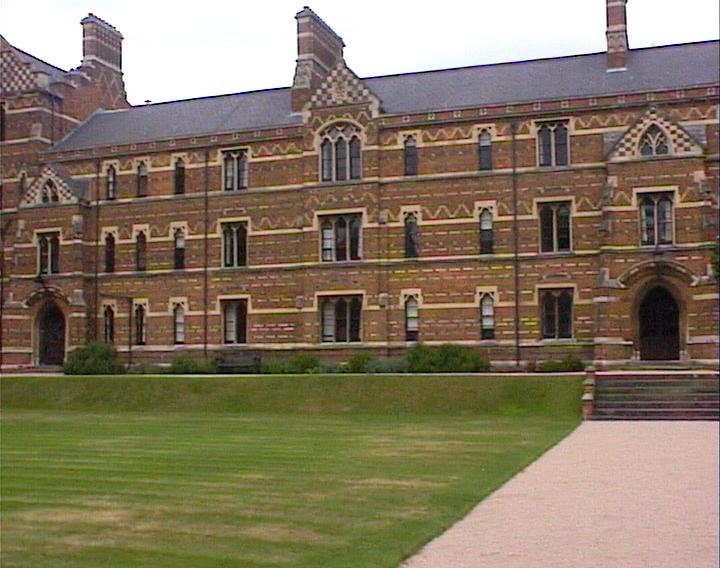
%> input picture TP_2/regression_data/keble_a.jpg, 720 x 568 px
$ octave TP2_Regression_et_choix.m   (GNU Octave 9; MATLAB toolbox functions it lacks are replaced by stand-ins)
%> lines starting %> are read from the running program, lines starting %| are printed output that depends on the picture
### TP_2/regression_data/vgg_warp_H.m
function nim = vgg_warp_H(im, H, interp_mode, bbox_mode, verbose)

% function nim = vgg_warp_H(im, H, interp_mode, bbox_mode);
%
% Image warping under plane homography.
%
% NEWIMAGE = VGG_WARP_H(IMAGE,HOMOGRAPHY) returns an interpolated warp of
% IMAGE under HOMOGRAPHY.  RGB or intensity images are supported, image
% can be uint8 or double. NEWIMAGE is the same type as IMAGE.
%
% NI = VGG_WARP_H(I,H, INTERP) changes the interpolation type ('nearest',
% 'linear' or 'cubic' as in INTERP2).
%
% NI = VGG_WARP_H(I,H, INTERP, BBOX) passes a new bounding box for the
% output image.  It can be one of:
% 'fit'             Bounding box of transformed image corners [default]
% 'img'             Same size as input image
% [X1, X2, Y1, Y2]  User-specified.
%
% NI = VGG_WARP_H(I,H, INTERP, BBOX, verbose) prints out things if verbose==1.
%
% See also INTERP2

% Author: David Liebovitz, Oxford RRG, dl@robots.ox.ac.uk
% Date:  Nov 1, 1999
% simplified by T.Werner 2002

[m,n,l] = size(im);

% Make output image be the same class as input image
switch class(im)
 case 'double',  nim = double([]);
 case 'uint8',  nim = uint8([]);
end

if nargin<5
  verbose = 0;
end

% Assign default args
if nargin < 3
  interp_mode = 'linear';
end

if nargin < 4
  bbox_mode = 'img';
end

% Construct bb from bbox_mode
if isstr(bbox_mode)
  switch bbox_mode
  case 'fit'
    % Make bbox big enough to contain H * image_bbox
    y = H*[[1;1;1], [1;m;1], [n;m;1] [n;1;1]];
    y(1,:) = y(1,:)./y(3,:);
    y(2,:) = y(2,:)./y(3,:);
    bb = [
      ceil(min(y(1,:)));
      ceil(max(y(1,:)));
      ceil(min(y(2,:)));
      ceil(max(y(2,:)));
      ];
  case 'img'
    % Make bbox same size as image
    bb = [1 n 1 m];
  otherwise
    error('bbox_mode should be fit/img ');
  end
else % It's a matrix: bbox_mode IS the bbox
  if size(bbox_mode) ~= [1 4]
    error('bbox should be fit/img/[xmin xmax ymin ymax]')
  end
  bb = bbox_mode;
  if (bb(2) <= bb(1)) | (bb(4) <= bb(3))
    error('bbox should be [xmin xmax ymin ymax]')
  end
end

bb_xmin = bb(1);
bb_xmax = bb(2);
bb_ymin = bb(3);
bb_ymax = bb(4);

[U,V] = meshgrid(bb_xmin:bb_xmax,bb_ymin:bb_ymax);
[nrows, ncols] = size(U);

Hi = inv(H);

if 1
  % A Bit faster
  u = U(:);
  v = V(:);
  x1 = Hi(1,1) * u + Hi(1,2) * v + Hi(1,3);
  y1 = Hi(2,1) * u + Hi(2,2) * v + Hi(2,3);
  w1 = 1./(Hi(3,1) * u + Hi(3,2) * v + Hi(3,3));
  U(:) = x1 .* w1;
  V(:) = y1 .* w1;
end

% do linear interpolation
if 1
    if l == 3
        nim(nrows, ncols, 3) = 1;
        locprintf(verbose, 2, '[R ');
        nim(:,:,1) = interp2(im(:,:,1),U,V,interp_mode);
        locprintf(verbose, 2, 'G ');
        nim(:,:,2) = interp2(im(:,:,2),U,V,interp_mode);
        locprintf(verbose, 2, 'B] ');
        nim(:,:,3) = interp2(im(:,:,3),U,V,interp_mode);
    else
        nim(nrows, ncols) = 1;
        nim(:,:) = interp2(im(:,:),U,V,interp_mode,10);
    end
end

return

%%%%%%%%%

function locprintf(verbose,min_verb,varargin)
if verbose >= min_verb
  fprintf(varargin{:});
end
return

### TP_2/regression_data/TP2_Regression_et_choix.m
%image Ia et Ib
global Ia = double(imread('keble_a.jpg'));
global Ib = double(imread('keble_b.jpg'));

%points choisis sur les 2 images
rx1 = [[590 369 1] [0 0 0] [-299*590 -299*369 -299]];
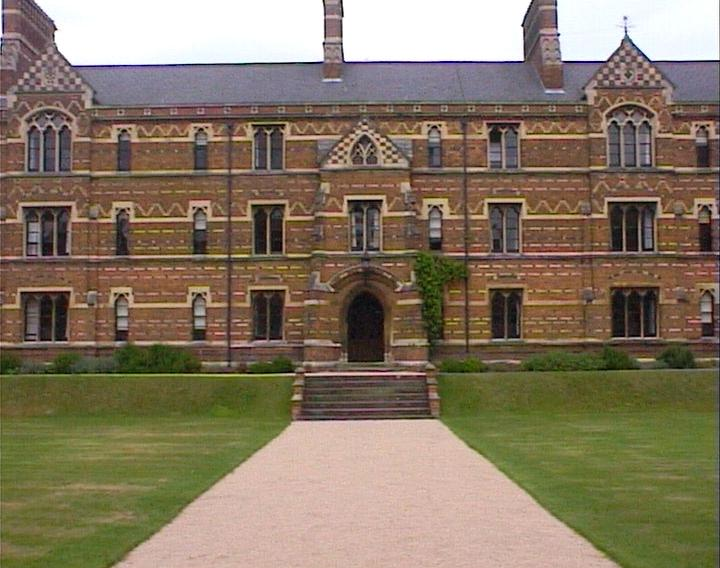
%> input picture TP_2/regression_data/keble_b.jpg, 720 x 568 px
%> rx1 = [590 369 1 0 0 0 -176410 -110331 -299]
ry1 = [[0 0 0] [590 369 1] [-364*590 -364*369 -364]];

rx2 = [[405 295 1] [0 0 0] [-115*405 -115*295 -115]];
ry2 = [[0 0 0] [405 295 1] [-293*405 -293*295 -293]];

rx3 = [[652 112 1] [0 0 0] [-364*652 -364*112 -364]];
ry3 = [[0 0 0] [652 112 1] [-123*652 -123*112 -123]];

rx4 = [[340 92 1] [0 0 0] [-49*340 -49*92 -49]];
ry4 = [[0 0 0] [340 92 1] [-77*340 -77*92 -77]];

M = [rx1;ry1;rx2;ry2;rx3;ry3;rx4;ry4]
%> M = [590 369 1 0 0 0 -176410 -110331 -299; 0 0 0 590 369 1 -214760 -134316 -364; 405 295 1 0 0 0 -46575 -33925 -115; 0 0 0 405 295 1 -118665 -86435 -293; 652 112 1 0 0 0 -237328 -40768 -364; 0 0 0 652 112 1 -80196 -13776 -123; 340 92 1 0 0 0 -16660 -4508 -49; 0 0 0 340 92 1 -26180 -7084 -77]

[U,S,V] = svd(M);
%> U = [0.473 0.288 0.527 -0.134 0.441 0.174 0.411 0.0645; 0.576 0.351 -0.362 0.246 0.0227 0.252 -0.518 0.147; 0.13 0.128 0.351 -0.506 -0.0716 -0.537 -0.538 -0.0639; 0.33 0.326 -0.236 0.0221 -0.521 -0.383 0.469 -0.301; 0.531 -0.774 0.176 0.223 -0.151 -0.124 -0.0107 0.0258; 0.179 -0.261 -0.522 -0.56 0.386 0.0909 0.0721 -0.389; 0.0389 -0.0366 0.206 -0.408 -0.588 0.658 -0.0496 -0.0852; 0.0611 -0.0574 -0.258 -0.367 -0.105 -0.122 0.213 0.849]; S = [436982.2 0 0 0 0 0 0 0 0; 0 83773.5 0 0 0 0 0 0 0; 0 0 1070.3 0 0 0 0 0 0; 0 0 0 485.3 0 0 0 0 0; 0 0 0 0 163.1 0 0 0 0; 0 0 0 0 0 73.04 0 0 0; 0 0 0 0 0 0 40.58 0 0; 0 0 0 0 0 0 0 0.312 0]; V = [0.00158 -0.00352 0.596 -0.571 -0.413 0.384 0.0203 0.000816 -0.00332; 0.000631 0.000645 0.314 -0.435 0.433 -0.652 -0.315 0.000778 9.35e-05; 2.68e-06 -4.71e-06 0.00118 -0.0017 -0.00227 0.00234 -0.00461 -0.189 0.982; 0.0014 0.00178 -0.689 -0.692 0.113 0.156 0.0987 -0.00187 -0.000379; 0.000768 0.00228 -0.267 0.00185 -0.685 -0.288 -0.614 0.0023 -0.00302; 2.62e-06 4.27e-06 -0.00129 -0.00136 -0.00133 -0.00221 0.00583 0.982 0.189; -0.904 0.428 0.00155 -0.00226 -0.00139 0.000309 0.00119 -8.55e-06 -1.27e-06; -0.428 -0.904 -0.00339 -0.000517 -0.00027 -0.00227 -0.00106 7.05e-07 -3.85e-08; -0.00157 -4.84e-05 0.0123 0.0783 0.4 0.565 -0.717 0.00666 -0.00239]
V0 = transpose(V(:,end));
%> V0 = [-0.00332 9.35e-05 0.982 -0.000379 -0.00302 0.189 -1.27e-06 -3.85e-08 -0.00239]

%matrice de l'homographie
H = [ [V0(1:3)] ; [V0(4:6)] ; [V0(7:9)] ];
%> H = [-0.00332 9.35e-05 0.982; -0.000379 -0.00302 0.189; -1.27e-06 -3.85e-08 -0.00239]

%coins de l'image (on suppose 2 images de même dimension)
A = [0;0;1];
B = [size(Ia,2);0;1];
C = [size(Ia,2);size(Ia,1);1];
D = [0;size(Ia,1);1];

%coins de l'image par l'homographie
A2 = H*A;
%> A2 = [0.982; 0.189; -0.00239]
B2 = H*B;
%> B2 = [-1.41; -0.0843; -0.0033]
C2 = H*C;
%> C2 = [-1.36; -1.8; -0.00333]
D2 = H*D;
%> D2 = [1.04; -1.52; -0.00241]

%calcul des min et max des coins de l'image totale
Points = [A2/A2(3) B2/B2(3) C2/C2(3) D2/D2(3) A B C D];
%> Points = [-410.5 426.5 407.7 -428.8 0 720 720 0; -78.94 25.53 540.4 631.4 0 0 568 568; 1 1 1 1 1 1 1 1]

X1 = min(Points(1,:));
%> X1 = -428.8
X2 = max(Points(1,:));
%> X2 = 720
Y1 = min(Points(2,:));
%> Y1 = -78.94
Y2 = max(Points(2,:));
%> Y2 = 631.4

%calcul de l'image transformée
Ima1 = vgg_warp_H(Ia, H, 'linear',[X1, X2, Y1, Y2]);
%> in vgg_warp_H, `bb = bbox_mode;`: bb = [-428.8 720 -78.94 631.4]
%> in vgg_warp_H, `bb_xmin = bb(1);`: bb_xmin = -428.8
%> in vgg_warp_H, `bb_xmax = bb(2);`: bb_xmax = 720
%> in vgg_warp_H, `bb_ymin = bb(3);`: bb_ymin = -78.94
%> in vgg_warp_H, `bb_ymax = bb(4);`: bb_ymax = 631.4
%> in vgg_warp_H, `Hi = inv(H);`: Hi = [-259.5 -6.68 -107083; 41.21 -330.2 -9147.7; 0.137 0.00885 -361.2]
%> in vgg_warp_H, `U(:) = x1 .* w1;`:
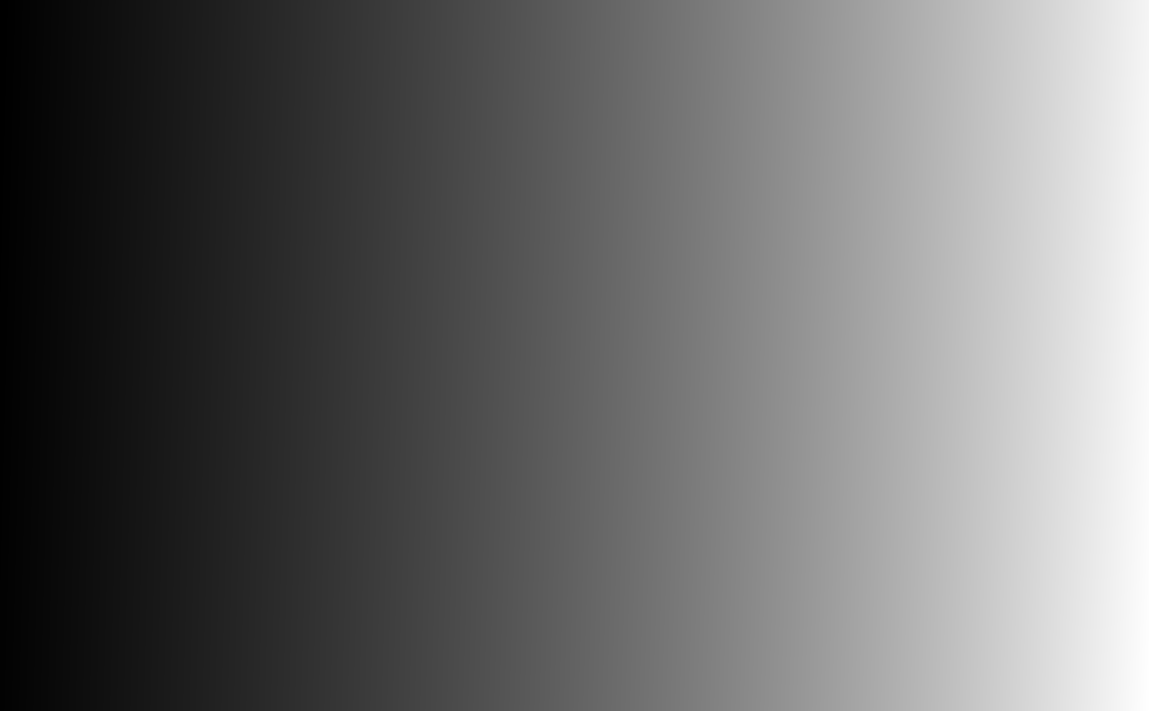
%> U: size 711x1149 double; min -11.28, max 1157.8, mean 475.7; drawn with min black and max white
%> in vgg_warp_H, `nim(:,:,1) = interp2(im(:,:,1),U,V,interp_mode);`: nim: size 711x1149x3 double; 12.5% of the values are NaN or infinite; the others: min 0, max 255, mean 30.98
%> in vgg_warp_H, `nim(:,:,2) = interp2(im(:,:,2),U,V,interp_mode);`: nim: size 711x1149x3 double; 24.99% of the values are NaN or infinite; the others: min 0, max 255, mean 68.95
%> in vgg_warp_H, `nim(:,:,3) = interp2(im(:,:,3),U,V,interp_mode);`: nim: size 711x1149x3 double; 37.49% of the values are NaN or infinite; the others: min 0, max 255, mean 114.5
Imb1 = vgg_warp_H(Ib, eye(3), 'linear',[X1, X2, Y1, Y2]);
%> call 2 of vgg_warp_H, with H = [1 0 0; 0 1 0; 0 0 1], interp_mode = 'linear', bbox_mode = [-428.8 720 -78.94 631.4]
%> in vgg_warp_H (call 2), `U(:) = x1 .* w1;`:
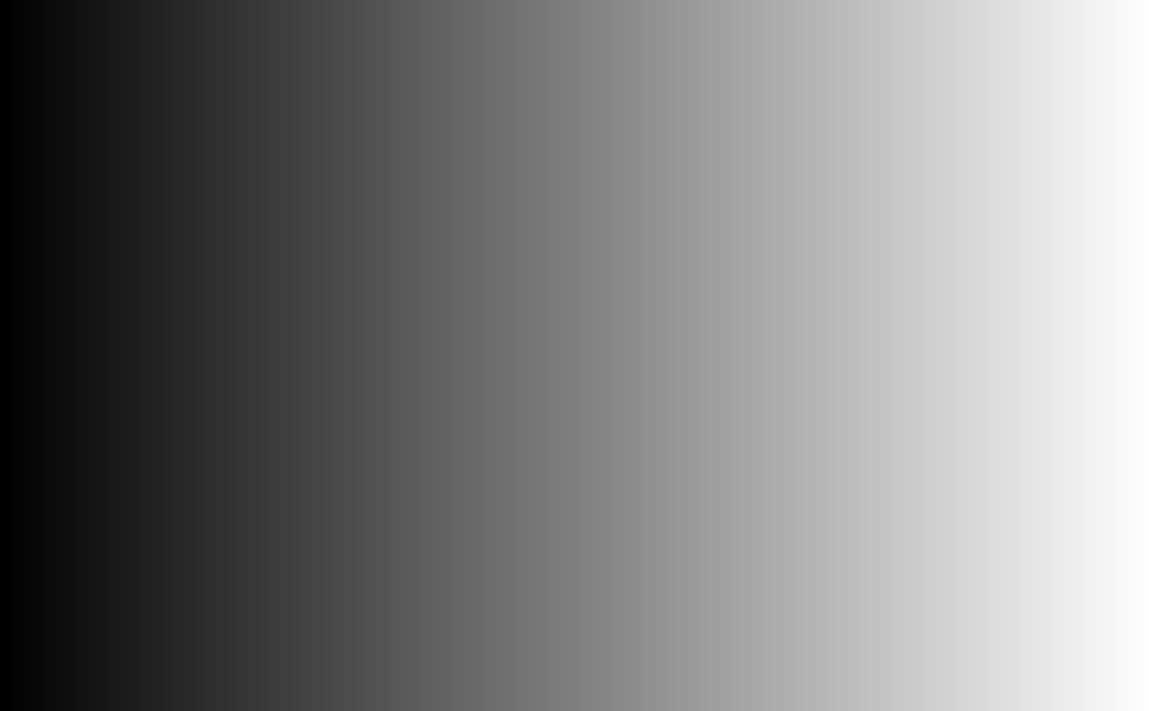
%> U: size 711x1149 double; min -428.8, max 719.2, mean 145.2; drawn with min black and max white
%> in vgg_warp_H (call 2), `V(:) = y1 .* w1;`:
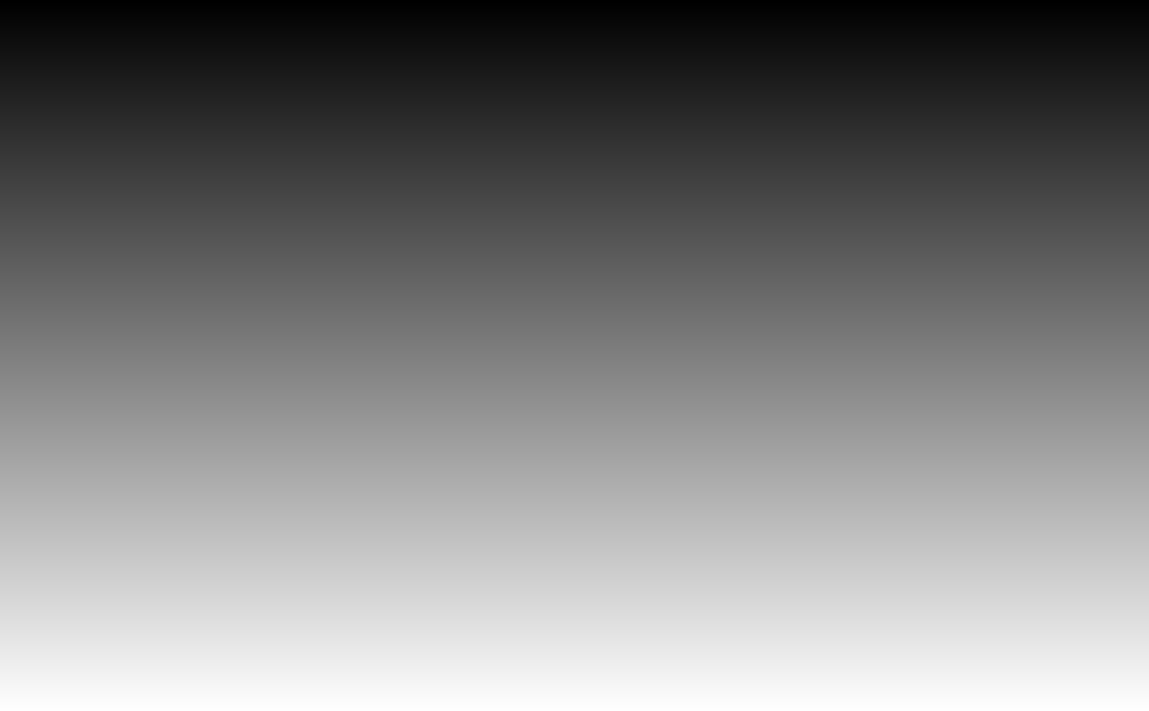
%> V: size 711x1149 double; min -78.94, max 631.1, mean 276.1; drawn with min black and max white
%> in vgg_warp_H (call 2), `nim(:,:,1) = interp2(im(:,:,1),U,V,interp_mode);`: nim: size 711x1149x3 double; 16.7% of the values are NaN or infinite; the others: min 0, max 255, mean 26.58
%> in vgg_warp_H (call 2), `nim(:,:,2) = interp2(im(:,:,2),U,V,interp_mode);`: nim: size 711x1149x3 double; 33.4% of the values are NaN or infinite; the others: min 0, max 255, mean 62.93
%> in vgg_warp_H (call 2), `nim(:,:,3) = interp2(im(:,:,3),U,V,interp_mode);`: nim: size 711x1149x3 double; 50.1% of the values are NaN or infinite; the others: min 0, max 255, mean 116.8

Ima2 = vgg_warp_H(Ia, eye(3), 'linear',[X1, X2, Y1, Y2]);
%> in vgg_warp_H (call 3), `nim(:,:,1) = interp2(im(:,:,1),U,V,interp_mode);`: nim: size 711x1149x3 double; 16.7% of the values are NaN or infinite; the others: min 0, max 255, mean 26.42
%> in vgg_warp_H (call 3), `nim(:,:,2) = interp2(im(:,:,2),U,V,interp_mode);`: nim: size 711x1149x3 double; 33.4% of the values are NaN or infinite; the others: min 0, max 255, mean 62.83
%> in vgg_warp_H (call 3), `nim(:,:,3) = interp2(im(:,:,3),U,V,interp_mode);`: nim: size 711x1149x3 double; 50.1% of the values are NaN or infinite; the others: min 0, max 255, mean 116.4
Imb2 = vgg_warp_H(Ib, inv(H), 'linear',[X1, X2, Y1, Y2]);
%> call 4 of vgg_warp_H, with interp_mode = 'linear', bbox_mode = [-428.8 720 -78.94 631.4]
%> in vgg_warp_H (call 4), `Hi = inv(H);`: Hi has the same summary as H outside vgg_warp_H
%> in vgg_warp_H (call 4), `U(:) = x1 .* w1;`:
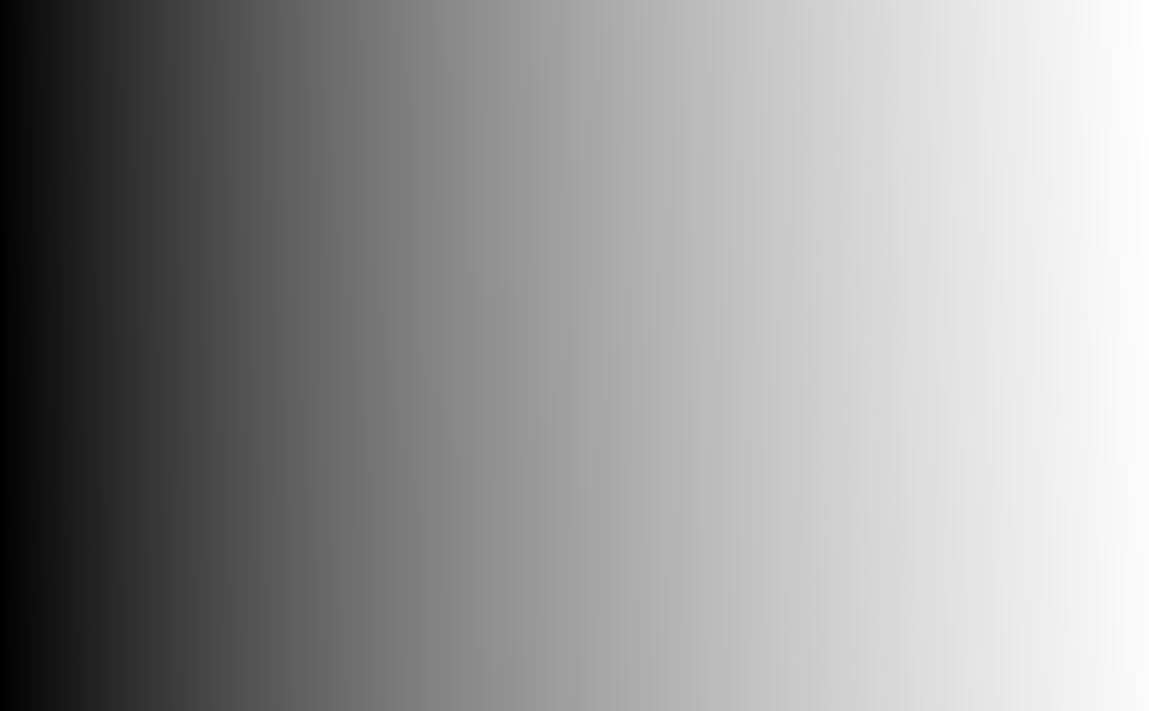
%> U: size 711x1149 double; min -1315.8, max 428.5, mean -281.5; drawn with min black and max white
%> in vgg_warp_H (call 4), `V(:) = y1 .* w1;`:
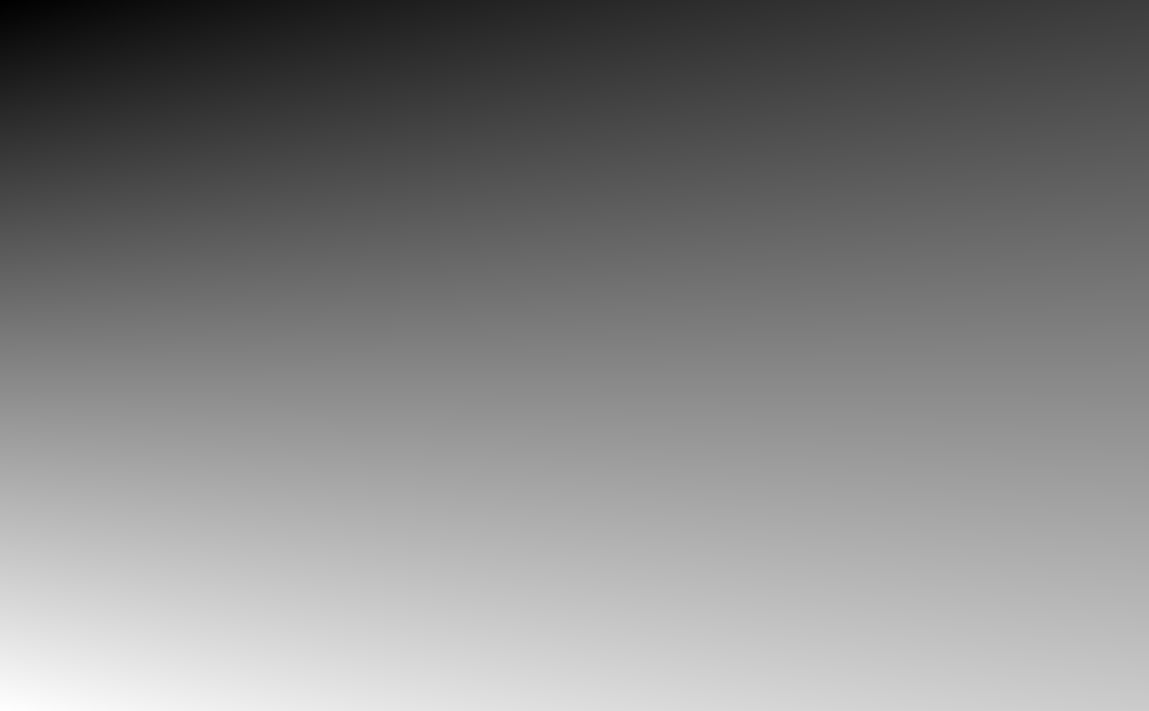
%> V: size 711x1149 double; min -319.3, max 828.2, mean 268.5; drawn with min black and max white
%> in vgg_warp_H (call 4), `nim(:,:,1) = interp2(im(:,:,1),U,V,interp_mode);`: nim: size 711x1149x3 double; 23.58% of the values are NaN or infinite; the others: min 0, max 255, mean 17.6
%> in vgg_warp_H (call 4), `nim(:,:,2) = interp2(im(:,:,2),U,V,interp_mode);`: nim: size 711x1149x3 double; 47.16% of the values are NaN or infinite; the others: min 0, max 255, mean 47.97
%> in vgg_warp_H (call 4), `nim(:,:,3) = interp2(im(:,:,3),U,V,interp_mode);`: nim: size 711x1149x3 double; 70.75% of the values are NaN or infinite; the others: min 0, max 255, mean 121.3

Imtotal1= max(Ima1,Imb1);
%> Imtotal1: size 711x1149x3 double; 15.74% of the values are NaN or infinite; the others: min 0, max 255, mean 117.4
Imtotal2= max(Ima2,Imb2);

%affichage
image(uint8(Imtotal1),'Parent',subplot(1,2,1));
axis equal;
image(uint8(Imtotal2),'Parent',subplot(1,2,2));
axis equal;
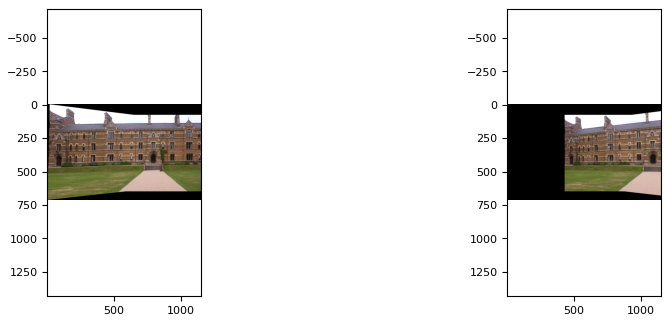
%> figure redrawn from the program's plot data, 2 panels
